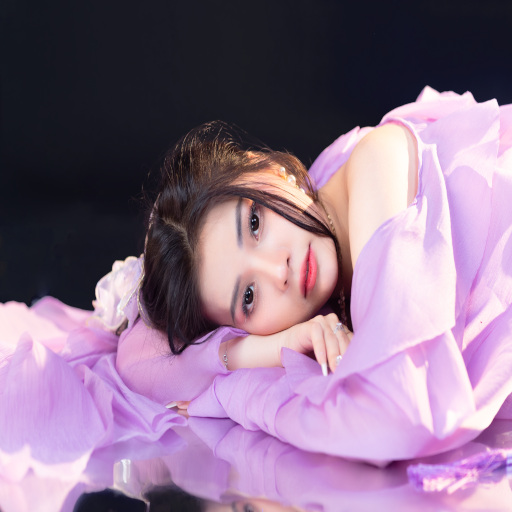
#> input picture SYSTEMY_MULTIMEDIALNE/lab12/img1.jpg, 512 x 512 px
$ python SM_LAB10_Base.py
#> lines starting #> are read from the running program, lines starting #| are printed output that depends on the picture
import cv2
import numpy as np
import matplotlib.pyplot as plt
import os
from docx import Document
from docx.shared import Inches
from io import BytesIO
from skimage.metrics import structural_similarity as ssim
photo = ["img1.jpg", "img2.jpg", "img3.jpg","img4.jpg"]

# [44 lines left out: functions jpegCompression, blurImage, noiseImage, MSE, NMSE, PSNR and 2 more, not called in this run]
img1 = cv2.imread(photo[0])
#> img1 is the input picture: shape (512, 512, 3); mean B, G, R 139.6, 114.3, 139.8
img2 = cv2.imread(photo[1])
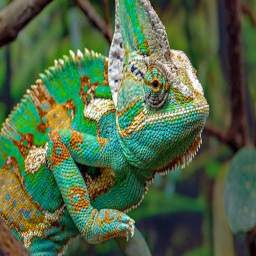
#> input picture SYSTEMY_MULTIMEDIALNE/lab12/img2.jpg, 256 x 256 px
#> img2 is the input picture: shape (256, 256, 3); mean B, G, R 69.6, 103, 79.7
img3 = cv2.imread(photo[2])
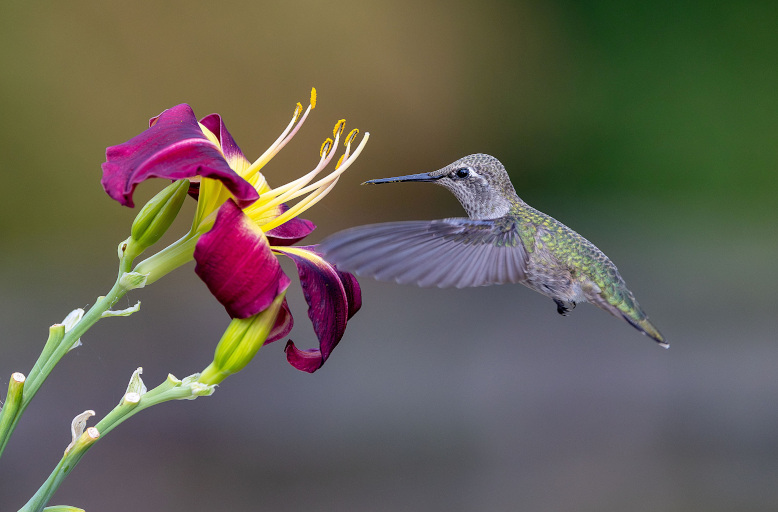
#> input picture SYSTEMY_MULTIMEDIALNE/lab12/img3.jpg, 778 x 512 px
#> img3 is the input picture: shape (512, 778, 3); mean B, G, R 83.5, 96.1, 100.3
img4 = cv2.imread(photo[3])
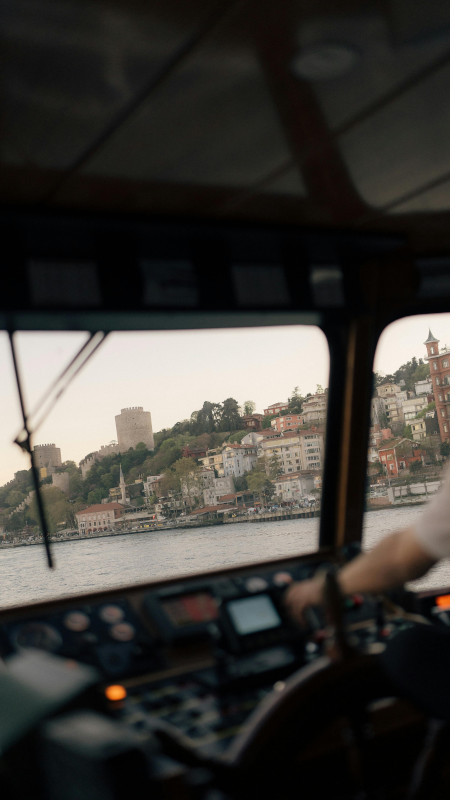
#> input picture SYSTEMY_MULTIMEDIALNE/lab10/img4.jpg, 456 x 800 px, found by its file name
#> img4 is the input picture: shape (800, 456, 3); mean B, G, R 58.5, 62.7, 65
images1=[img1]
images2=[img2]
images3=[img3]
images4=[img4]
images=[images1,images2,images3,images4]

jpeg_quality = [90,80,70,60,50,40,30,20]
blur_kernel = [3,5,7,9,11,13,15,17]
bilateral_d = [3,5,7,9,11,13,15,17]
noise_sigma = [5,10,15,20,25,30,35,40]

x = range(8)
names = [
    "JPEG Compression",
    "Gaussian Blur",
    "Bilateral Blur",
    "Gaussian Noise"
]

#> (the run stopped early here; a loop or call above may not have finished)
